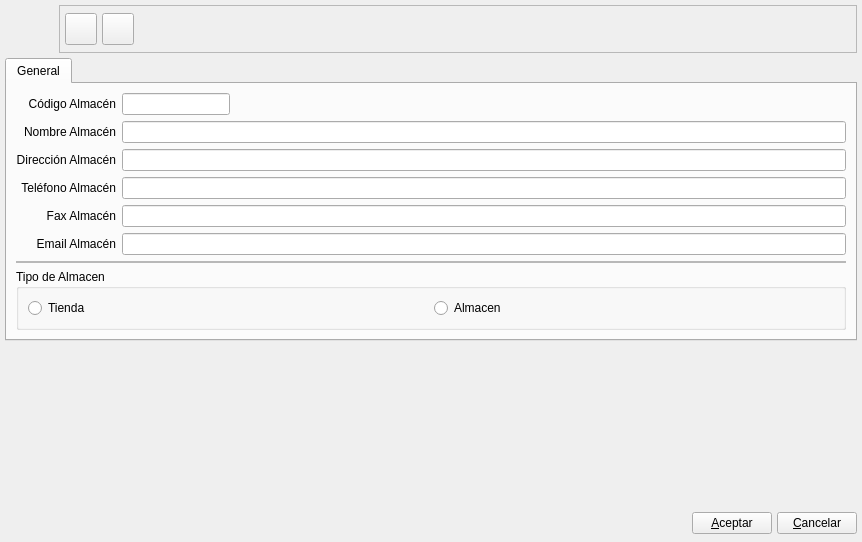
<ui version="4.0" >
 <author>Tomeu Borras Riera</author>
 <class>ProyectoBase</class>
 <widget class="QWidget" name="ProyectoBase" >
  <property name="geometry" >
   <rect>
    <x>0</x>
    <y>0</y>
    <width>862</width>
    <height>542</height>
   </rect>
  </property>
  <property name="windowTitle" >
   <string>Nuevo almacen</string>
  </property>
  <property name="windowIcon" >
   <iconset resource="../../../bulmages.qrc" >:/Bulmafact48x48/images/png/48x48/i_bulmages_cobros.48x48.png</iconset>
  </property>
  <layout class="QVBoxLayout" >
   <property name="margin" >
    <number>5</number>
   </property>
   <property name="spacing" >
    <number>5</number>
   </property>
   <item>
    <layout class="QHBoxLayout" >
     <property name="margin" >
      <number>0</number>
     </property>
     <property name="spacing" >
      <number>6</number>
     </property>
     <item>
      <widget class="QLabel" name="label" >
       <property name="minimumSize" >
        <size>
         <width>48</width>
         <height>48</height>
        </size>
       </property>
       <property name="maximumSize" >
        <size>
         <width>48</width>
         <height>48</height>
        </size>
       </property>
       <property name="text" >
        <string/>
       </property>
       <property name="pixmap" >
        <pixmap resource="../../../bulmages.qrc" >:/Bulmafact48x48/images/png/48x48/i_bulmages_almacen.48x48.png</pixmap>
       </property>
      </widget>
     </item>
     <item>
      <widget class="QFrame" name="frame" >
       <property name="frameShape" >
        <enum>QFrame::StyledPanel</enum>
       </property>
       <property name="frameShadow" >
        <enum>QFrame::Raised</enum>
       </property>
       <layout class="QHBoxLayout" >
        <property name="margin" >
         <number>5</number>
        </property>
        <property name="spacing" >
         <number>5</number>
        </property>
        <item>
         <widget class="QToolButton" name="mui_guardar" >
          <property name="minimumSize" >
           <size>
            <width>32</width>
            <height>32</height>
           </size>
          </property>
          <property name="maximumSize" >
           <size>
            <width>32</width>
            <height>32</height>
           </size>
          </property>
          <property name="toolTip" >
           <string>Guardar almacen</string>
          </property>
          <property name="whatsThis" >
           <string>Guardar almacen</string>
          </property>
          <property name="text" >
           <string/>
          </property>
          <property name="icon" >
           <iconset resource="../../../bulmages.qrc" >:/Genericos32x32/images/png/i_save.xpm</iconset>
          </property>
          <property name="iconSize" >
           <size>
            <width>32</width>
            <height>32</height>
           </size>
          </property>
          <property name="shortcut" >
           <string>Ctrl+S</string>
          </property>
         </widget>
        </item>
        <item>
         <widget class="QToolButton" name="mui_borrar" >
          <property name="minimumSize" >
           <size>
            <width>32</width>
            <height>32</height>
           </size>
          </property>
          <property name="maximumSize" >
           <size>
            <width>32</width>
            <height>32</height>
           </size>
          </property>
          <property name="toolTip" >
           <string>Borrar almacen</string>
          </property>
          <property name="whatsThis" >
           <string>Borrar almacen</string>
          </property>
          <property name="text" >
           <string/>
          </property>
          <property name="icon" >
           <iconset resource="../../../bulmages.qrc" >:/Genericos32x32/images/png/i_editDelete.png</iconset>
          </property>
          <property name="iconSize" >
           <size>
            <width>32</width>
            <height>32</height>
           </size>
          </property>
          <property name="shortcut" >
           <string>Ctrl+D</string>
          </property>
         </widget>
        </item>
        <item>
         <spacer>
          <property name="orientation" >
           <enum>Qt::Horizontal</enum>
          </property>
          <property name="sizeType" >
           <enum>QSizePolicy::Expanding</enum>
          </property>
          <property name="sizeHint" >
           <size>
            <width>41</width>
            <height>34</height>
           </size>
          </property>
         </spacer>
        </item>
       </layout>
      </widget>
     </item>
    </layout>
   </item>
   <item>
    <widget class="QTabWidget" name="mui_tab" >
     <widget class="QWidget" name="tab_2" >
      <attribute name="title" >
       <string>General</string>
      </attribute>
      <layout class="QGridLayout" >
       <property name="margin" >
        <number>9</number>
       </property>
       <property name="spacing" >
        <number>6</number>
       </property>
       <item row="7" column="0" colspan="3" >
        <widget class="QGroupBox" name="groupBox" >
         <property name="title" >
          <string>Tipo de Almacen</string>
         </property>
         <layout class="QHBoxLayout" >
          <property name="margin" >
           <number>9</number>
          </property>
          <property name="spacing" >
           <number>6</number>
          </property>
          <item>
           <widget class="QRadioButton2" name="mui_tipoalmacen_t" >
            <property name="text" >
             <string>Tienda</string>
            </property>
           </widget>
          </item>
          <item>
           <widget class="QRadioButton2" name="mui_tipoalmacen_a" >
            <property name="text" >
             <string>Almacen</string>
            </property>
           </widget>
          </item>
         </layout>
        </widget>
       </item>
       <item row="6" column="0" colspan="3" >
        <widget class="QFrame" name="mui_frameplugin" >
         <property name="frameShape" >
          <enum>QFrame::StyledPanel</enum>
         </property>
         <property name="frameShadow" >
          <enum>QFrame::Raised</enum>
         </property>
        </widget>
       </item>
       <item row="5" column="0" >
        <widget class="QLabel" name="textLabel1_4_8" >
         <property name="text" >
          <string>Email Almacén</string>
         </property>
         <property name="alignment" >
          <set>Qt::AlignRight|Qt::AlignTrailing|Qt::AlignVCenter</set>
         </property>
         <property name="buddy" >
          <cstring>mui_nomalmacen</cstring>
         </property>
        </widget>
       </item>
       <item row="5" column="1" colspan="2" >
        <widget class="QLineEdit" name="mui_emailalmacen" >
         <property name="enabled" >
          <bool>true</bool>
         </property>
         <property name="sizePolicy" >
          <sizepolicy>
           <hsizetype>5</hsizetype>
           <vsizetype>0</vsizetype>
           <horstretch>0</horstretch>
           <verstretch>0</verstretch>
          </sizepolicy>
         </property>
         <property name="minimumSize" >
          <size>
           <width>150</width>
           <height>0</height>
          </size>
         </property>
         <property name="alignment" >
          <set>Qt::AlignLeading</set>
         </property>
         <property name="readOnly" >
          <bool>false</bool>
         </property>
        </widget>
       </item>
       <item row="4" column="0" >
        <widget class="QLabel" name="textLabel1_4_7" >
         <property name="text" >
          <string>Fax Almacén</string>
         </property>
         <property name="alignment" >
          <set>Qt::AlignRight|Qt::AlignTrailing|Qt::AlignVCenter</set>
         </property>
         <property name="buddy" >
          <cstring>mui_nomalmacen</cstring>
         </property>
        </widget>
       </item>
       <item row="4" column="1" colspan="2" >
        <widget class="QLineEdit" name="mui_faxalmacen" >
         <property name="enabled" >
          <bool>true</bool>
         </property>
         <property name="sizePolicy" >
          <sizepolicy>
           <hsizetype>5</hsizetype>
           <vsizetype>0</vsizetype>
           <horstretch>0</horstretch>
           <verstretch>0</verstretch>
          </sizepolicy>
         </property>
         <property name="minimumSize" >
          <size>
           <width>150</width>
           <height>0</height>
          </size>
         </property>
         <property name="alignment" >
          <set>Qt::AlignRight</set>
         </property>
         <property name="readOnly" >
          <bool>false</bool>
         </property>
        </widget>
       </item>
       <item row="3" column="0" >
        <widget class="QLabel" name="textLabel1_4_6" >
         <property name="text" >
          <string>Teléfono Almacén</string>
         </property>
         <property name="alignment" >
          <set>Qt::AlignRight|Qt::AlignTrailing|Qt::AlignVCenter</set>
         </property>
         <property name="buddy" >
          <cstring>mui_nomalmacen</cstring>
         </property>
        </widget>
       </item>
       <item row="3" column="1" colspan="2" >
        <widget class="QLineEdit" name="mui_telalmacen" >
         <property name="enabled" >
          <bool>true</bool>
         </property>
         <property name="sizePolicy" >
          <sizepolicy>
           <hsizetype>5</hsizetype>
           <vsizetype>0</vsizetype>
           <horstretch>0</horstretch>
           <verstretch>0</verstretch>
          </sizepolicy>
         </property>
         <property name="minimumSize" >
          <size>
           <width>150</width>
           <height>0</height>
          </size>
         </property>
         <property name="alignment" >
          <set>Qt::AlignRight</set>
         </property>
         <property name="readOnly" >
          <bool>false</bool>
         </property>
        </widget>
       </item>
       <item row="2" column="0" >
        <widget class="QLabel" name="textLabel1_4_5" >
         <property name="text" >
          <string>Dirección Almacén</string>
         </property>
         <property name="alignment" >
          <set>Qt::AlignRight|Qt::AlignTrailing|Qt::AlignVCenter</set>
         </property>
         <property name="buddy" >
          <cstring>mui_nomalmacen</cstring>
         </property>
        </widget>
       </item>
       <item row="2" column="1" colspan="2" >
        <widget class="QLineEdit" name="mui_diralmacen" >
         <property name="enabled" >
          <bool>true</bool>
         </property>
         <property name="sizePolicy" >
          <sizepolicy>
           <hsizetype>5</hsizetype>
           <vsizetype>0</vsizetype>
           <horstretch>0</horstretch>
           <verstretch>0</verstretch>
          </sizepolicy>
         </property>
         <property name="minimumSize" >
          <size>
           <width>150</width>
           <height>0</height>
          </size>
         </property>
         <property name="alignment" >
          <set>Qt::AlignLeading</set>
         </property>
         <property name="readOnly" >
          <bool>false</bool>
         </property>
        </widget>
       </item>
       <item row="1" column="0" >
        <widget class="QLabel" name="textLabel1_4_4" >
         <property name="text" >
          <string>Nombre Almacén</string>
         </property>
         <property name="alignment" >
          <set>Qt::AlignRight|Qt::AlignTrailing|Qt::AlignVCenter</set>
         </property>
         <property name="buddy" >
          <cstring>mui_nomalmacen</cstring>
         </property>
        </widget>
       </item>
       <item row="1" column="1" colspan="2" >
        <widget class="QLineEdit" name="mui_nomalmacen" >
         <property name="enabled" >
          <bool>true</bool>
         </property>
         <property name="sizePolicy" >
          <sizepolicy>
           <hsizetype>5</hsizetype>
           <vsizetype>0</vsizetype>
           <horstretch>0</horstretch>
           <verstretch>0</verstretch>
          </sizepolicy>
         </property>
         <property name="minimumSize" >
          <size>
           <width>150</width>
           <height>0</height>
          </size>
         </property>
         <property name="alignment" >
          <set>Qt::AlignLeading</set>
         </property>
         <property name="readOnly" >
          <bool>false</bool>
         </property>
        </widget>
       </item>
       <item row="0" column="0" >
        <widget class="QLabel" name="textLabel1_2_2_3_2" >
         <property name="text" >
          <string>Código Almacén</string>
         </property>
         <property name="alignment" >
          <set>Qt::AlignRight|Qt::AlignTrailing|Qt::AlignVCenter</set>
         </property>
         <property name="buddy" >
          <cstring>mui_codigoalmacen</cstring>
         </property>
        </widget>
       </item>
       <item row="0" column="1" >
        <widget class="QLineEdit" name="mui_codigoalmacen" >
         <property name="sizePolicy" >
          <sizepolicy>
           <hsizetype>5</hsizetype>
           <vsizetype>0</vsizetype>
           <horstretch>0</horstretch>
           <verstretch>0</verstretch>
          </sizepolicy>
         </property>
        </widget>
       </item>
       <item row="0" column="2" >
        <spacer>
         <property name="orientation" >
          <enum>Qt::Horizontal</enum>
         </property>
         <property name="sizeHint" >
          <size>
           <width>161</width>
           <height>20</height>
          </size>
         </property>
        </spacer>
       </item>
      </layout>
     </widget>
    </widget>
   </item>
   <item>
    <spacer>
     <property name="orientation" >
      <enum>Qt::Vertical</enum>
     </property>
     <property name="sizeHint" >
      <size>
       <width>691</width>
       <height>51</height>
      </size>
     </property>
    </spacer>
   </item>
   <item>
    <layout class="QHBoxLayout" >
     <property name="margin" >
      <number>0</number>
     </property>
     <property name="spacing" >
      <number>5</number>
     </property>
     <item>
      <spacer>
       <property name="orientation" >
        <enum>Qt::Horizontal</enum>
       </property>
       <property name="sizeType" >
        <enum>QSizePolicy::Expanding</enum>
       </property>
       <property name="sizeHint" >
        <size>
         <width>201</width>
         <height>27</height>
        </size>
       </property>
      </spacer>
     </item>
     <item>
      <widget class="QPushButton" name="mui_aceptar" >
       <property name="text" >
        <string>&amp;Aceptar</string>
       </property>
      </widget>
     </item>
     <item>
      <widget class="QPushButton" name="mui_cancelar" >
       <property name="text" >
        <string>&amp;Cancelar</string>
       </property>
      </widget>
     </item>
    </layout>
   </item>
  </layout>
 </widget>
 <layoutdefault spacing="4" margin="3" />
 <customwidgets>
  <customwidget>
   <class>QRadioButton2</class>
   <extends>QRadioButton</extends>
   <header>qradiobutton2.h</header>
  </customwidget>
 </customwidgets>
 <resources>
  <include location="../../../bulmages.qrc" />
 </resources>
 <connections/>
</ui>
